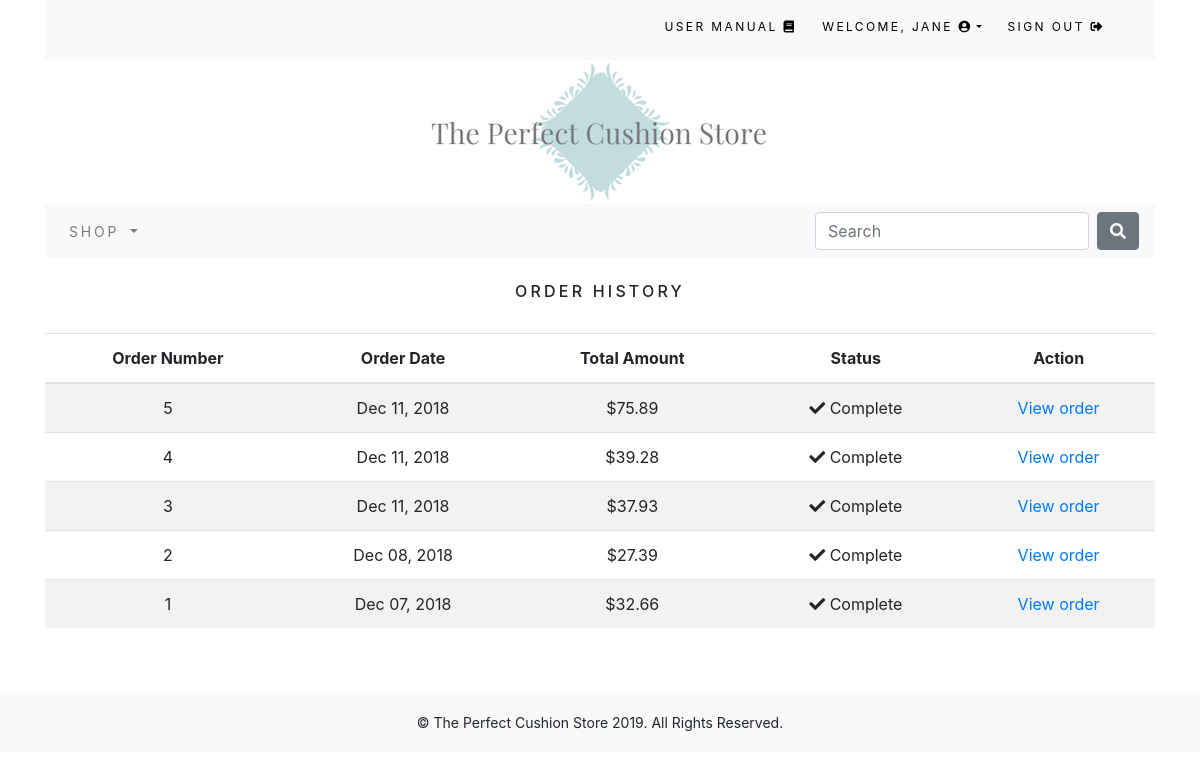
The app's page /order/history/ (signed in) with its own data.
### order/models.py (models this page shows, shortened)
class Order(models.Model):
	subtotal = models.DecimalField(max_digits = 10, decimal_places = 2, blank = True,verbose_name = 'Subtotal')
	shippingTotal = models.DecimalField(max_digits = 10, decimal_places = 2, blank = True,verbose_name = 'Shipping Total')
	taxState = models.CharField(max_length=2, blank = True,verbose_name = 'Tax State')
	tax = models.DecimalField(max_digits = 10, decimal_places = 2, blank = True,verbose_name = 'Tax')
	taxAmount = models.DecimalField(max_digits = 10, decimal_places = 2, blank = True,verbose_name = 'Tax Amount')
	total = models.DecimalField(max_digits = 10, decimal_places = 2, blank = True,verbose_name = 'Total')
	user = models.CharField(max_length = 250, blank = True, null = True)
	emailAddress = models.EmailField(max_length = 250, blank = True, verbose_name = 'Email Address')
	created = models.DateTimeField(auto_now_add = True)
	billingName = models.CharField(max_length = 250, blank = True)
	billingAddress = models.CharField(max_length = 250, blank = True)
	billingCity = models.CharField(max_length = 250, blank = True)
	billingState = models.CharField(max_length = 5, blank = True)
	billingPostcode = models.CharField(max_length = 10, blank = True)
	billingCountry = models.CharField(max_length = 200, blank = True)
	shippingName = models.CharField(max_length = 250, blank = True)
	shippingAddress = models.CharField(max_length = 250, blank = True)
	shippingCity = models.CharField(max_length = 250, blank = True)
	shippingState = models.CharField(max_length = 5, blank = True)
	shippingPostcode = models.CharField(max_length = 10, blank = True)
	shippingCountry = models.CharField(max_length = 200, blank = True)
	class Meta:
		db_table = 'Order'
		ordering = ['-created']

### order/views.py (the view)
# urls.py: path('history/', views.orderHistory, name = 'order_history'),
@login_required()
def orderHistory(request):
	if request.user.is_authenticated:
		user_id = request.user.id
		email = str(request.user.email)
		order_details = Order.objects.filter(user = user_id)
	return render(request, 'order/orders_list.html', {'order_details': order_details})

### cart/context_processors.py (called while the page is built)
def counter(request):
	item_count = 0;
	if 'admin' in request.path:
		return {}
	else:
		try:
			cart = Cart.objects.filter(cart_id = _cart_id(request))
			cart_items = CartItem.objects.all().filter(cart = cart[:1])
			for cart_item in cart_items:
				item_count += cart_item.quantity
		except Cart.DoesNotExist:
			item_count = 0
	return dict(item_count = item_count)

### cart/views.py (called while the page is built)
def _cart_id(request):
	cart = request.session.session_key
	if not cart:
		cart = request.session.create()
	return cart

### shop/context_processors.py (called while the page is built)
def menu_links(request):
	links = Category.objects.all()
	return dict(links = links)

### shop/models.py (called while the page is built)
	def get_url(self):
		return reverse('shop:products_by_category', args = [self.slug])

### order/templates/order/orders_list.html (shortened to what this page needs)
{% extends "base.html" %}
{% load staticfiles %}
{% block content %}
	<div>
		<div class="text-center">
			<br>
			<h1 class="text-center my_title">Order History</h1>
			<br>
			{% if order_details %}
			<table class="table table-striped">
				<thead>
					<tr>
						<th>Order Number</th>
						<th>Order Date</th>
						<th>Total Amount</th>
						<th>Status</th>
						<th>Action</th>
					</tr>
				</thead>
				<tbody>
					{% for order in order_details %}
						<tr>
							<td>{{ order.id }}</td>
							<td>{{ order.created|date:"M d, Y" }}</td>
							<td>${{ order.total }}</td>
							<td><i class="fas fa-check"></i>&nbsp;Complete</td>
							<td><a href="{% url 'order:order_detail' order.id %}">View order</a></td>
						</tr>
					{% endfor %}
				</tbody>
			</table>
			{% else %}
			<p>You have not placed any orders yet.<br><br><a href="{% url 'shop:allProdCat' %}" class="btn btn-secondary">Continue shopping</a></p>
			{% endif %}
		</div>
	</div>
	<br>
	<br>
{% endblock %}

### shop/templates/top-navbar.html (shortened to what this page needs)
<div class="container">
	<div class="my_custom_menu">
		<ul>
			<li>
				<a href="{% url 'manual' %}" target="_blank">User Manual <i class="fas fa-book"></i></a>
			</li>
			{% if request.user.is_authenticated and request.user.first_name %}
			<li>
				Welcome, <a href="#" class="dropdown-toggle" data-toggle="dropdown" aria-haspopup="true" aria-expanded="false">{{ request.user.first_name }} <i class="fas fa-user-circle"></i></a>
			</li>
			<li>
				<a href="{% url 'signout' %}">Sign Out <i class="fas fa-sign-out-alt"></i></a>
			</li>
			{% endif %}
		</ul>
	</div>
</div>

### static/css/custom.css (style rules this page uses)
body { font-family: 'Roboto', sans-serif; }
.my_custom_menu { text-align: right !important; }
.my_custom_menu ul li { list-style: none; color: #000; text-transform: uppercase; letter-spacing: .2em; font-size: 12px; padding-right: 20px; display: inline; }
.my_custom_menu ul li a { text-decoration: none; color: #000; list-style: none; text-transform: uppercase; letter-spacing: .2em; font-size: 12px; }
.my_title { font-size: 16px; text-transform: uppercase; letter-spacing: .2em; }

### records on screen
Order: id "5", created "Dec 11, 2018", total "75.89"
Order: id "4", created "Dec 11, 2018", total "39.28"
Order: id "3", created "Dec 11, 2018", total "37.93"
Order: id "2", created "Dec 08, 2018", total "27.39"
Order: id "1", created "Dec 07, 2018", total "32.66"

### other values on screen
{{ request.user.first_name }} "JANE"
